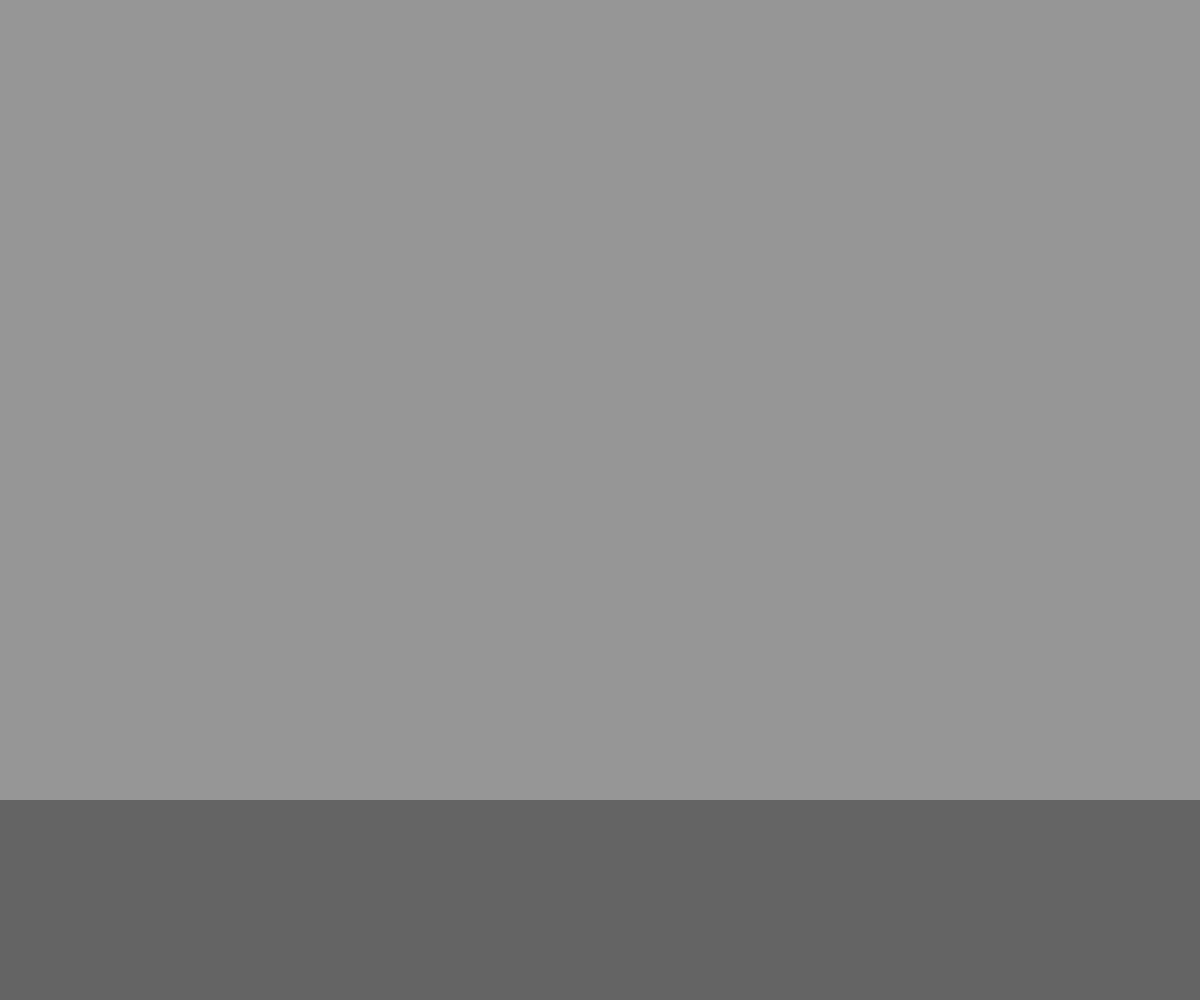
Frame 1 (no input)
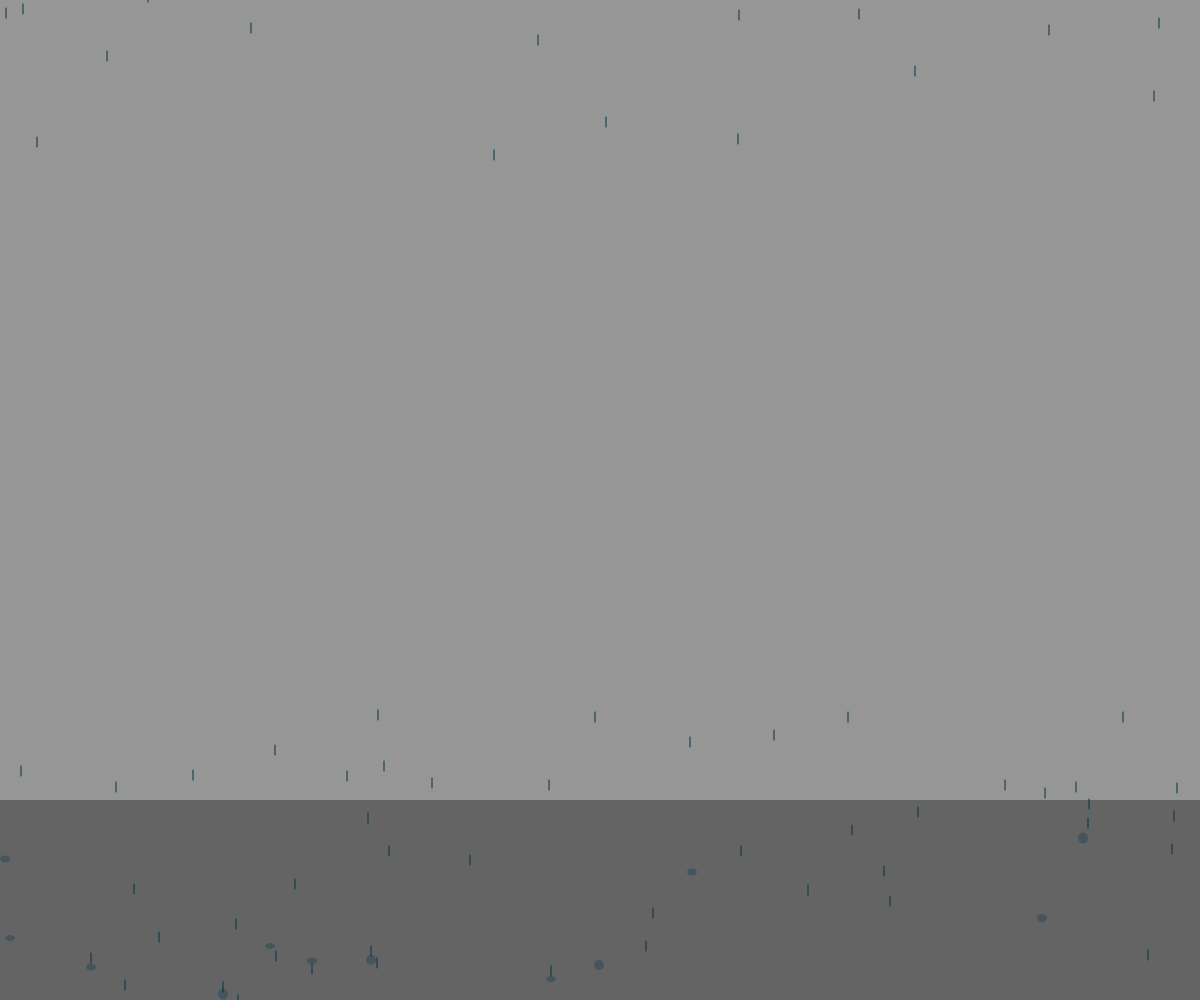
Frame 60 (no input)
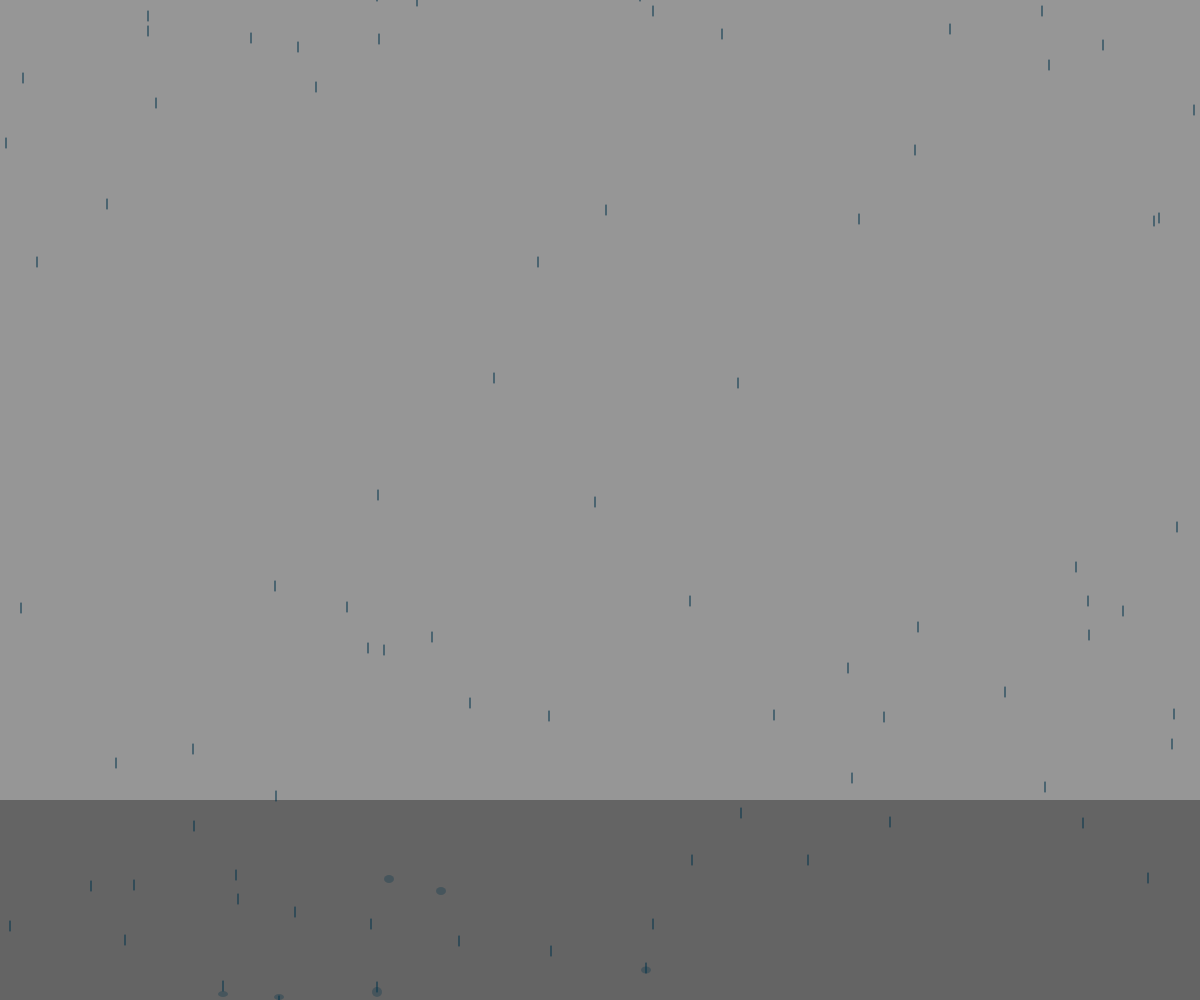
Frame 120 (the mouse pressed at the canvas centre since frame 60)

The p5.js sketch that drew these frames (run headless with seeded random() and noise() and a simulated clock; from frame 60 on, the mouse is pressed at the canvas centre):

// p5.js sketch
// ── sketch.js
var width;
var height;

var limit = 120;
var itteration = 0;
var drops;
var splashes = Array();

function setup(){
    width = window.windowWidth;
    height = window.windowHeight;
    createCanvas(width,height);
    //fill(0,50,255);
    
    
    drops = new Array();

    for (var i = 0; i < 100; i++) {
        var d = new drop()
        drops.push( d );
    }

}

function draw() {
    background(150,150,150);
    
    fill(100,100,100)
    noStroke()
    rect(0, height - 200, width, 200)

    


    while (splashes.length > 0) {
        var splash = splashes.pop();
        splash.draw();
    }

    drops.forEach(function (drop){
        drop.draw();
    })

    
    
    

}

var drop = function (){

    this.x = getRandomInt(0,width);
    this.y = getRandomInt(-200,-50);
    this.speed = getRandomInt(15,20);
    this.end = getRandomInt(height - 200, height)

    this.draw = function(){
        this.y = this.y + this.speed;
        stroke(0,50,75);
        line(this.x,this.y,this.x,this.y+10);

        if (this.y > this.end) { 
            this.y = getRandomInt(-200,-50);
            splash = new puddle(this.x, this.end+15)
            splash.draw();
            splashes.push(splash);
        }
    }

    
}

var puddle = function (x,y){

    this.size = getRandomInt(6,12);

    this.draw = function() {
        noStroke();
        fill(0,50,75,75);
        ellipse(x,y,10,this.size)
    }
}


function getRandomInt(min, max) {
    min = Math.ceil(min);
    max = Math.floor(max);
    return Math.floor(Math.random() * (max - min)) + min; //The maximum is exclusive and the minimum is inclusive
  }
// ── fractal_sketch.js
var canvasWidth = 640;
var canvasHeight = 350;
var counter = 0

function setup () {
    createCanvas(
        canvasWidth,
        canvasHeight
    );

}


function draw() { 

    background(0);
    noFill();
    stroke(255,255,255);
    drawCircle(canvasWidth/2, canvasHeight/2, 350);
}

function drawCircle(x, y, s, c) {


    
    ellipse(x,y,s);

    if ( s > 1 ) { 



        //drawCircle(x-50, y-50, s/2);
        //drawCircle(x+50, y+50, s/2);
        
        drawCircle(x-50, y, s/2);
        drawCircle(x+50, y, s/2);
        //drawCircle(x,y-50,s/2);
        //drawCircle(x,y+50,s/2);

    }

}
        
